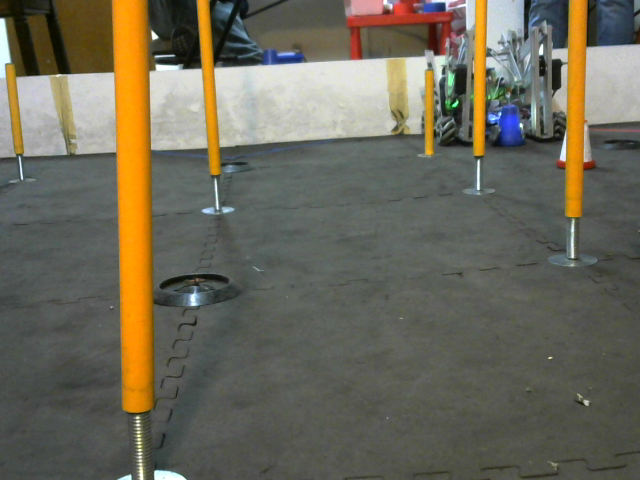
//> input picture test1.png, 640 x 480 px
$ ./poles test1.png   (built with g++ and OpenCV 4)
//> lines starting //> are read from the running program, lines starting //| are printed output that depends on the picture; after the words box and inside, x2 and y2 are one past the last pixel; in counts of white or black regions, pixels touching at a corner belong together
 // [40 lines of licence text are left out]

 #include <iostream>
 #include <opencv2/opencv_modules.hpp>

 #ifdef HAVE_OPENCV_FEATURES2D

 #include <opencv2/line_descriptor.hpp>
 #include <opencv2/core/utility.hpp>
 #include <opencv2/imgproc.hpp>
 #include <opencv2/features2d.hpp>
 #include <opencv2/highgui.hpp>

 using namespace cv;
 using namespace cv::line_descriptor;
 using namespace std;

 static const char* keys =
 { "{@image_path | | Image path }" };

 static void help()
 {
   cout << "\nThis example shows the functionalities of lines extraction " << "furnished by BinaryDescriptor class\n"
        << "Please, run this sample using a command in the form\n" << "./example_line_descriptor_lines_extraction <path_to_input_image>" << endl;
 }

 int main( int argc, char** argv )
 {
   /* get parameters from comand line */
   CommandLineParser parser( argc, argv, keys );
   String image_path = parser.get<String>( 0 );

   if( image_path.empty() )
   {
     help();
     return -1;
   }

   /* load image */
   cv::Mat imageMat = imread( image_path, 1 );
//> imageMat is the input picture: 480 rows x 640 cols, CV_8UC3; mean B, G, R 89.6, 104.8, 108.5
   if( imageMat.data == NULL )
   {
     std::cout << "Error, image could not be loaded. Please, check its path" << std::endl;
     return -1;
   }

   /* create a random binary mask */
   cv::Mat mask = Mat::ones( imageMat.size(), CV_8UC1 );

   /* create a pointer to a BinaryDescriptor object with deafult parameters */
   Ptr<LSDDetector> bd = LSDDetector::createLSDDetector();

   /* create a structure to store extracted lines */
   vector<KeyLine> lines;

   /* extract lines */
   cv::Mat output = imageMat.clone();
   bd->detect( imageMat, lines, 2, 1, mask );
//> lines = 251 items

   /* draw lines extracted from octave 0 */
   if( output.channels() == 1 )
     cvtColor( output, output, COLOR_GRAY2BGR );
   for ( size_t i = 0; i < lines.size(); i++ )
   {
     KeyLine kl = lines[i];
     if( kl.octave == 0)
     {
       /* get a random color */
       int R = ( rand() % (int) ( 255 + 1 ) );
       int G = ( rand() % (int) ( 255 + 1 ) );
       int B = ( rand() % (int) ( 255 + 1 ) );

       /* get extremes of line */
       Point pt1 = Point2f( kl.startPointX, kl.startPointY );
       Point pt2 = Point2f( kl.endPointX, kl.endPointY );

       /* draw line */
       line( output, pt1, pt2, Scalar( B, G, R ), 3 );
     }

   }
//> this loop made 251 passes
//> (pt1, pt2) on passes 1 to 12: (Point(183, 64), Point(154, 64)), (Point(564, 131), Point(562, 146)), (Point(113, 72), Point(16, 76)), (Point(175, 471), Point(154, 469)), (Point(173, 54), Point(152, 54)), (Point(153, 471), Point(154, 478)), (Point(186, 478), Point(175, 472)), (Point(561, 63), Point(560, 86)), (Point(130, 473), Point(117, 478)), (Point(426, 3), Point(444, 2)), (Point(479, 188), Point(479, 161)), (Point(194, 68), Point(182, 69))
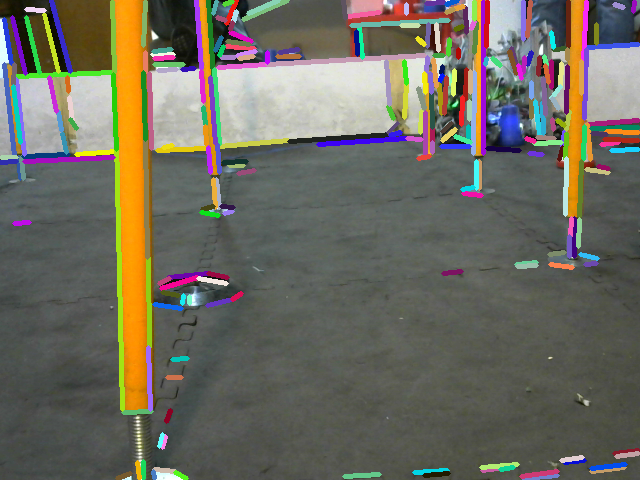
//> output: 480 rows x 640 cols, CV_8UC3; 12.24% of pixels changed, all inside (x1, y1, x2, y2) = (0, 0, 640, 480)

   /* show lines on image */
   imshow( "LSD lines", output );
   waitKey();
 }

 #else

 int main()
 {
     std::cerr << "OpenCV was built without features2d module" << std::endl;
     return 0;
 }

 #endif // HAVE_OPENCV_FEATURES2D

$ run again, on test3.png
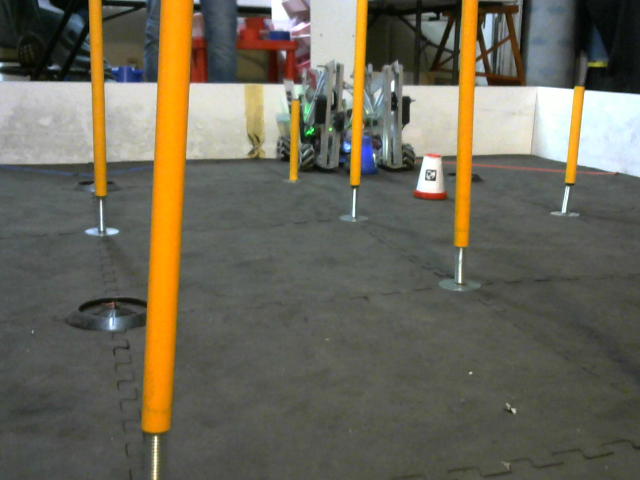
//> input picture test3.png, 640 x 480 px
//> imageMat is the input picture: 480 rows x 640 cols, CV_8UC3; mean B, G, R 88.6, 103.7, 107.8
//> lines = 287 items
//> the loop `for ( size_t i = 0; i < lines.size(); i++ )` made 287 passes
//> (pt1, pt2) on passes 1 to 8: (Point(271, 6), Point(271, 18)), (Point(638, 94), Point(584, 89)), (Point(574, 88), Point(474, 85)), (Point(424, 154), Point(415, 190)), (Point(355, 218), Point(355, 189)), (Point(409, 101), Point(409, 123)), (Point(565, 214), Point(569, 188)), (Point(436, 181), Point(426, 180))
//> after the loop `for ( size_t i = 0; i < lines.size(); i++ )`:
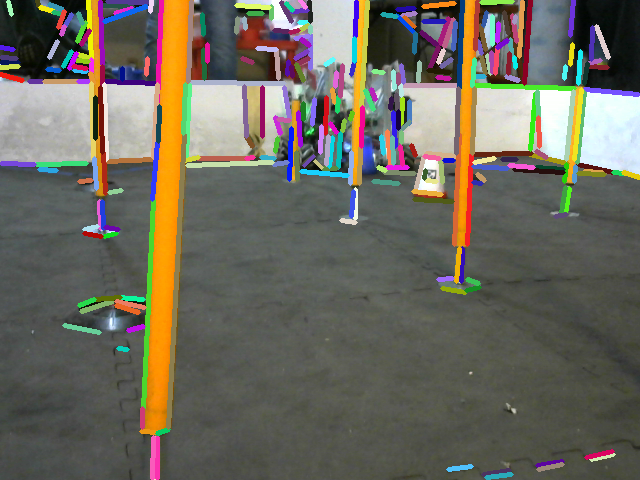
//> output: 480 rows x 640 cols, CV_8UC3; 13.2% of pixels changed, all inside (x1, y1, x2, y2) = (0, 0, 640, 480)
